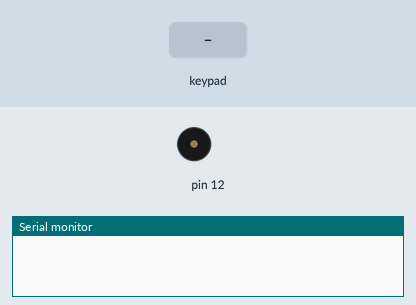
Simulated run of this sketch. Board: Arduino Uno, built with avr-gcc and run on an emulated ATmega328P. Parts: buzzer (waves = sounding), the last lines printed to the serial monitor. The test bench sets the inputs (shaded band).

Above: at 8.4 s.
8.5 s: keypad keys 2 3 4 5 pressed 0.4 s apart
At 8.65 s:
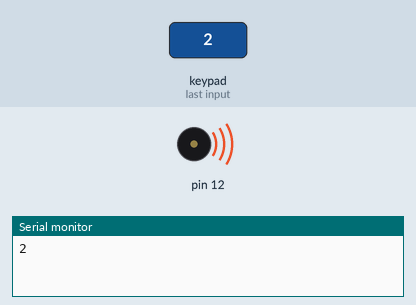
11.6 s: key 'A' pressed
At 12.4 s:
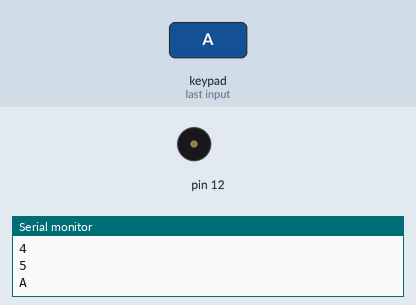
13.1 s: key 'B' pressed
At 13.25 s:
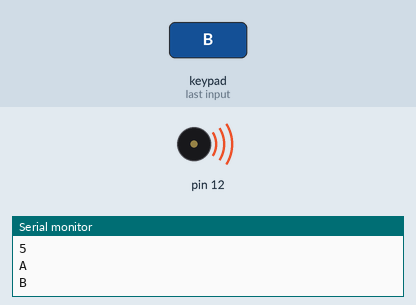
14.6 s: keypad keys 2 3 4 5 D pressed 0.4 s apart
At 17.1 s:
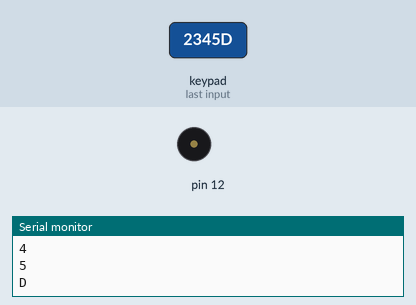
18.1 s: key 'C' pressed
At 18.25 s:
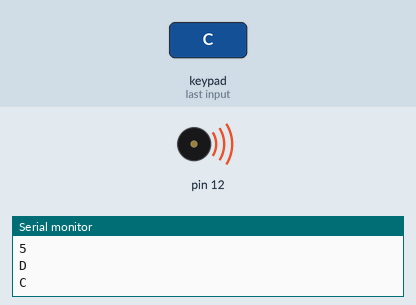
Timing chart, 0 to 20.6 s (numbered marks = the images above; inputs shaded):
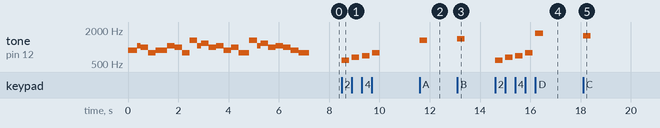

The sketch:

WWW222.ino
```cpp
#include <SevSeg.h>
#include <Keypad.h>
SevSeg sevseg;
#define Do 523
#define Re 587
#define Mi 659
#define Fa 698
#define So 784
#define La 880
#define Si 988
#define Do2 1046
#define Re2 1175
#define Re22 1247
#define Mi2 1318
#define Fa2 1397
#define So2 1568
#define La2 1760
#define La22 1865
#define Si2 1976
#define Do3 2092


const byte ROWS = 4;
const byte COLS = 4;
char key;


int SW[]={493,523,587,659,698,784,880,988,1046,1175,1318,1397,1568,1760,1976,2092};

char keys[ROWS][COLS]={
   {'7', '4', '1', '0'},
  {'8','5' , '2', 'A'},
  {'9', '6', '3', 'B'},
  {'C', 'D', 'E', 'F'}
};
int k;  //                                 /                         /                           /                                 /
int mus[]={La,Do2,Si,So,So,La,La,Do2,Si,So,Mi2,Do2,Re2,Si,Do2,La,Si,So,Mi2,Do2,Re2,Si,Do2,Si,La,So,So2,Re22,Fa2,Re2,Re2,Do2,Re2,La22,So2,Mi2,Fa2,Mi2,Mi2,Mi2,Do2,Si};
 //                                              /                               /                               /                              /
int sp[]={600,250,500,250,250,500,250,500,500,500,500,250,500,500,500,500,500,700,500,250,500,500,500,500,500,700,600,250,400,400,400,500,400,700,500,250,500,500,500,500,500,700};

byte rowPins[ROWS]={2,3,4,5};
byte colPins[COLS]={6,7,8,9};
Keypad keypad = Keypad(makeKeymap(keys),rowPins,colPins,ROWS,COLS);

void setup() {
   Serial.begin(9600);
  pinMode(12,OUTPUT);
  int i;
  int s;


 for(i=0;i<26;i++)
    {
      s = sp[i]*0.6;
    tone(12,mus[i]);
  delay(s);
  noTone(12);
    }
    noTone(12);
  //---------------------------------------------------------------------------------
}
void loop() {

  key = keypad.getKey();
  int k;
  if(key>='A' && key<='F')
       k=key-'A'+10;
    else
       k=key-'0';

  if (key != NO_KEY)
  {
    tone(12,SW[k],300);

    Serial.println(key);
    // sevseg.setNumber(k,1);
     sevseg.refreshDisplay();
  }


}
```

Measured:
- after the input at 8.5 s, tone on pin 12: plays 587 Hz for 0.30 s, 659 Hz for 0.30 s, 698 Hz for 0.30 s, 784 Hz for 0.30 s, starting at once
- after the input at 11.6 s, tone on pin 12: silent → 1318 Hz at once, → silent 0.30 s later
- after the input at 13.1 s, tone on pin 12: silent → 1397 Hz at once, → silent 0.30 s later
- after the input at 14.6 s, tone on pin 12: plays 587 Hz for 0.30 s, 659 Hz for 0.30 s, 698 Hz for 0.30 s, 784 Hz for 0.30 s, 1760 Hz for 0.30 s, starting at once
- after the input at 18.1 s, tone on pin 12: silent → 1568 Hz at once, → silent 0.30 s later
